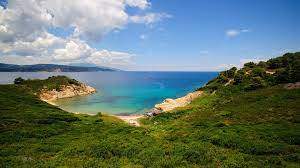
#> input picture 2D히스토그램/test.jpg, 300 x 168 px
$ python 2D_histogram.py
#> lines starting #> are read from the running program, lines starting #| are printed output that depends on the picture
from typing import no_type_check
import cv2
import numpy as np
from matplotlib import pyplot as plt

image = cv2.imread('test.jpg')
#> image is the input picture: shape (168, 300, 3); mean B, G, R 111.3, 119.2, 99.8
hsv_image = cv2.cvtColor(image, cv2.COLOR_BGR2HSV)
#> hsv_image: shape (168, 300, 3); mean H, S, V 69.3, 140.9, 137.8
image = cv2.cvtColor(image, cv2.COLOR_BGR2RGB)
hist = cv2.calcHist(hsv_image,[0,1], None, [360,256], [0,360,0,256])
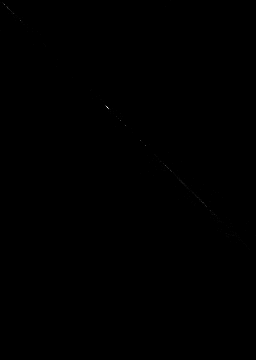
#> hist: shape (360, 256) float32; min 0, max 60, mean 0; drawn with min black and max white
stack_hist = np.stack((hist,)*3,axis=-1)
print('image의 shape \t\t: ',image.shape)
#| image의 shape 		:  (168, 300, 3)
print('hist의 shape \t\t: ',hist.shape)
#| hist의 shape 		:  (360, 256)
print('stack hist의 shape \t: ',stack_hist.shape)
#| stack hist의 shape 	:  (360, 256, 3)

fig = plt.figure(figsize=(8,3))
plt.tight_layout()
plt.subplot((131)),plt.imshow(image)
plt.subplot((132)),plt.imshow(hist)
plt.subplot((133)),plt.imshow(stack_hist)


plt.show()
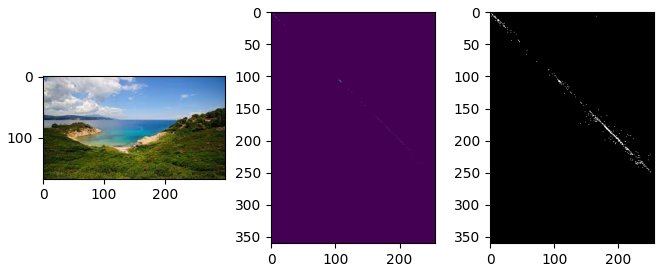
#> figure drawn by matplotlib, 3 panels
